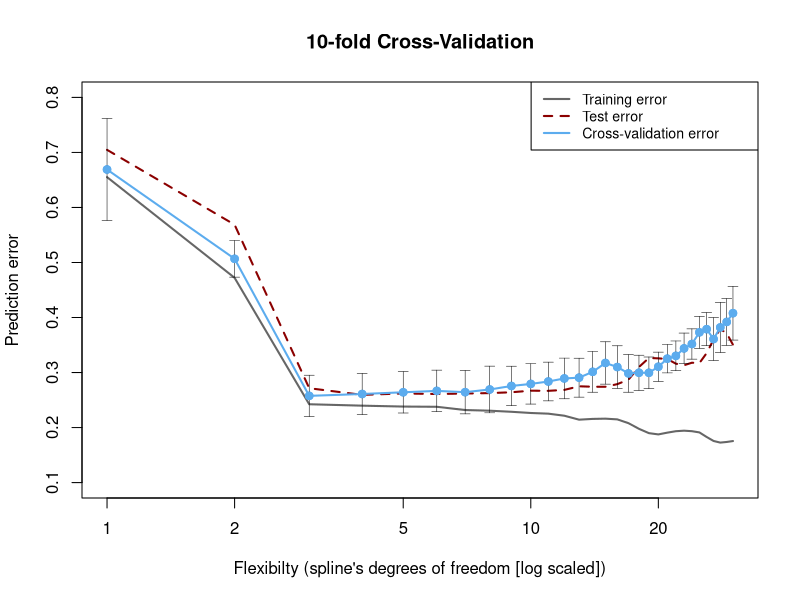

R code for this plot:
# Cross-Validation for Predictive Analytics Using R
# ------------------------------------------------------------------------------
# Generate the training and test samples
seed <- 1809
set.seed(seed)
gen_data <- function(n, beta, sigma_eps) {
  eps <- rnorm(n, 0, sigma_eps)
  x <- sort(runif(n, 0, 100))
  X <- cbind(1, poly(x, degree = (length(beta) - 1), raw = TRUE))
  y <- as.numeric(X %*% beta + eps)
  
  return(data.frame(x = x, y = y))
}

# Fit the models
require(splines)
n_rep <- 100
n_df <- 30
df <- 1:n_df
beta <- c(5, -0.1, 0.004, -3e-05)
n_test <- 10000
sigma_eps <- 0.5

# 得到训练样本100
n_train <- 100
xy <- gen_data(n_train, beta, sigma_eps)
x <- xy$x
y <- xy$y

# ------------------------------------------------------------------------------
fitted_models <- apply(t(df), 2, function(degf) lm(y ~ ns(x, df = degf)))
mse <- sapply(fitted_models, function(obj) deviance(obj)/nobs(obj))

n_test <- 10000
xy_test <- gen_data(n_test, beta, sigma_eps)
pred <- mapply(function(obj, degf) predict(obj, data.frame(x = xy_test$x)), fitted_models, df)
te <- sapply(as.list(data.frame(pred)), function(y_hat) mean((xy_test$y - y_hat)^2))

n_folds <- 10
folds_i <- sample(rep(1:n_folds, length.out = n_train))
cv_tmp <- matrix(NA, nrow = n_folds, ncol = length(df))
## 又把训练集合分成10折来处理
for (k in 1:n_folds) {
  test_i <- which(folds_i == k)
  train_xy <- xy[-test_i, ]
  test_xy <- xy[test_i, ]
  x <- train_xy$x
  y <- train_xy$y
  fitted_models <- apply(t(df), 2, function(degf) lm(y ~ ns(x, df = degf)))
 
  x <- test_xy$x
  y <- test_xy$y
  pred <- mapply(function(obj, degf) predict(obj, data.frame(ns(x, df = degf))), 
                 fitted_models, df)
  
  cv_tmp[k, ] <- sapply(as.list(data.frame(pred)), function(y_hat) mean((y - y_hat)^2))
}
cv <- colMeans(cv_tmp)
# 说明：cv_tmp是一个10行30列的矩阵，10代表是10折，30对应的是多项式的度从1到30

# ------------------------------------------------------------------------------
# 画图
require(Hmisc)

plot(df, mse, type = "l", lwd = 2, col = gray(0.4), ylab = "Prediction error", 
     xlab = "Flexibilty (spline's degrees of freedom [log scaled])", 
     main = paste0(n_folds, "-fold Cross-Validation"), ylim = c(0.1, 0.8), log = "x")

lines(df, te, lwd = 2, col = "darkred", lty = 2)

cv_sd <- apply(cv_tmp, 2, sd)/sqrt(n_folds)
errbar(df, cv, cv + cv_sd, cv - cv_sd, add = TRUE, col = "steelblue2", pch = 19, lwd = 0.5)

lines(df, cv, lwd = 2, col = "steelblue2")
points(df, cv, col = "steelblue2", pch = 19)
legend(x = "topright", legend = c("Training error", "Test error", "Cross-validation error"), 
       lty = c(1, 2, 1), lwd = rep(2, 3), col = c(gray(0.4), "darkred", "steelblue2"), 
       text.width = 0.4, cex = 0.85)
# ------------------------------------------------------------------------------
